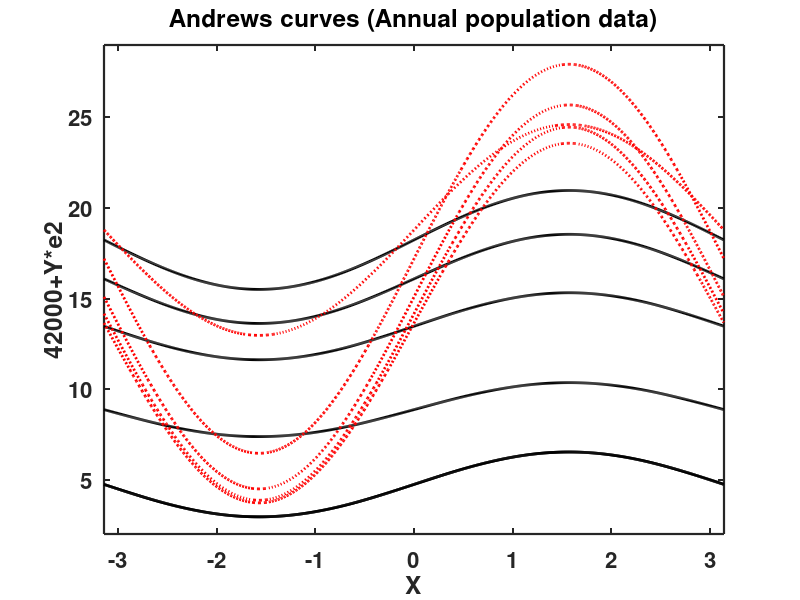

Recreate this plot in MATLAB.

% clear history
clear all
close all
clc

% load data
load annualpopu.dat

% extract specific variables
t      = annualpopu(10:19,2:3);

% standardization
[n m]  = size(t);
for i  = 1:n
    z(i,:) = (t(i,:)-mean(t))./sqrt((n-1)*var(t)/n);
end

% interval
x      = -pi:0.01:pi;

% data transformation for andrewslines
zt     = (t(1,1)/sqrt(2)+t(1,2)*sin(x)-42000)/100;

% plot
hold on
plot(x,zt,'LineWidth',2,'Color','k','LineStyle','-') 
for i = 1:5
    zt     = (t(i,1)/sqrt(2)+t(i,2).*sin(x)-42000)/100;
    plot(x,zt,'LineWidth',2,'Color','k','LineStyle','-')
end
for i = 6:10
    zt     = (t(i,1)/sqrt(2)+t(i,2).*sin(x)-42000)/100;
    plot(x,zt,'LineWidth',2,'Color','r','LineStyle',':')
end
title('Andrews curves (Annual population data)','FontSize',16,'FontWeight','Bold')
ylim([2,29])
xlim([-pi,pi])
ylabel('42000+Y*e2','FontSize',16,'FontWeight','Bold')
xlabel('X','FontSize',16,'FontWeight','Bold')
box on
set(gca,'LineWidth',1.6,'FontSize',16,'FontWeight','Bold')
hold off

% to save plot please uncomment following lines 
% print -painters -dpng -r600 SMSandcurpopu.png
% print -painters -dpdf -r600 SMSandcurpopu.pdf
